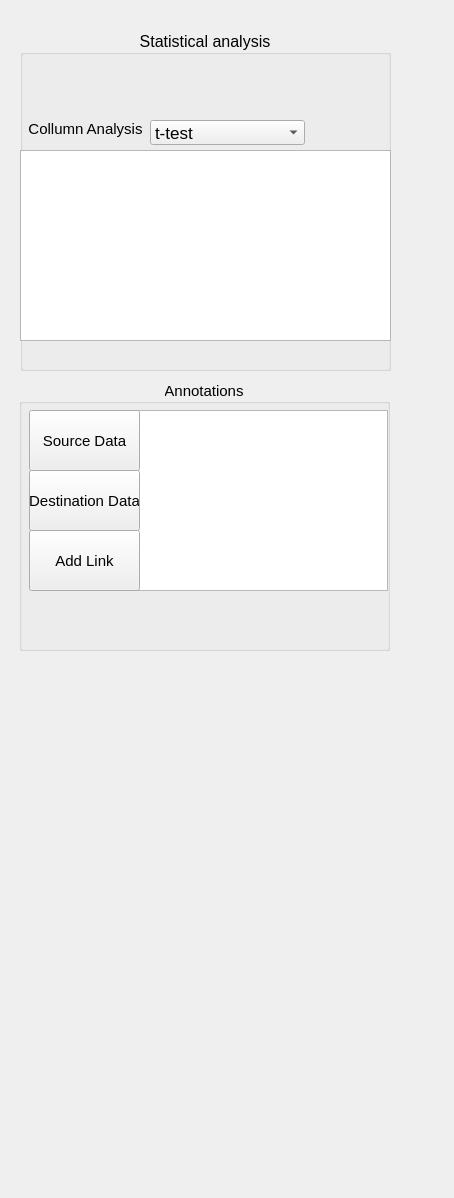
                                   <widget class="QWidget" name="scrollAreaWidgetContents_6">
                                    <property name="geometry">
                                     <rect>
                                      <x>0</x>
                                      <y>0</y>
                                      <width>454</width>
                                      <height>1198</height>
                                     </rect>
                                    </property>
                                    <widget class="QGroupBox" name="Annotations_GroupBox">
                                     <property name="geometry">
                                      <rect>
                                       <x>19</x>
                                       <y>380</y>
                                       <width>371</width>
                                       <height>271</height>
                                      </rect>
                                     </property>
                                     <property name="font">
                                      <font>
                                       <pointsize>11</pointsize>
                                      </font>
                                     </property>
                                     <property name="title">
                                      <string>Annotations</string>
                                     </property>
                                     <property name="alignment">
                                      <set>Qt::AlignCenter</set>
                                     </property>
                                     <widget class="QListView" name="Pg2_Annotatations_listView">
                                      <property name="geometry">
                                       <rect>
                                        <x>118</x>
                                        <y>30</y>
                                        <width>251</width>
                                        <height>181</height>
                                       </rect>
                                      </property>
                                     </widget>
                                     <widget class="QPushButton" name="Source_Data_btn">
                                      <property name="geometry">
                                       <rect>
                                        <x>10</x>
                                        <y>30</y>
                                        <width>111</width>
                                        <height>61</height>
                                       </rect>
                                      </property>
                                      <property name="text">
                                       <string>Source Data</string>
                                      </property>
                                     </widget>
                                     <widget class="QPushButton" name="Destination_Data_btn">
                                      <property name="geometry">
                                       <rect>
                                        <x>10</x>
                                        <y>90</y>
                                        <width>111</width>
                                        <height>61</height>
                                       </rect>
                                      </property>
                                      <property name="text">
                                       <string>Destination Data</string>
                                      </property>
                                     </widget>
                                     <widget class="QPushButton" name="Add_Link_btn">
                                      <property name="geometry">
                                       <rect>
                                        <x>10</x>
                                        <y>150</y>
                                        <width>111</width>
                                        <height>61</height>
                                       </rect>
                                      </property>
                                      <property name="text">
                                       <string>Add Link</string>
                                      </property>
                                     </widget>
                                    </widget>
                                    <widget class="QGroupBox" name="statistical_analysis_groupBox">
                                     <property name="geometry">
                                      <rect>
                                       <x>20</x>
                                       <y>30</y>
                                       <width>371</width>
                                       <height>341</height>
                                      </rect>
                                     </property>
                                     <property name="font">
                                      <font>
                                       <pointsize>12</pointsize>
                                      </font>
                                     </property>
                                     <property name="title">
                                      <string>Statistical analysis</string>
                                     </property>
                                     <property name="alignment">
                                      <set>Qt::AlignCenter</set>
                                     </property>
                                     <widget class="QComboBox" name="statisticalAnalysis_combobox">
                                      <property name="geometry">
                                       <rect>
                                        <x>130</x>
                                        <y>90</y>
                                        <width>155</width>
                                        <height>25</height>
                                       </rect>
                                      </property>
                                      <property name="font">
                                       <font>
                                        <pointsize>13</pointsize>
                                       </font>
                                      </property>
                                      <item>
                                       <property name="text">
                                        <string>t-test</string>
                                       </property>
                                      </item>
                                      <item>
                                       <property name="text">
                                        <string>One-way Anova</string>
                                       </property>
                                      </item>
                                      <item>
                                       <property name="text">
                                        <string>Two-way Anova</string>
                                       </property>
                                      </item>
                                     </widget>
                                     <widget class="QLabel" name="CollumnAnalysis_text">
                                      <property name="geometry">
                                       <rect>
                                        <x>0</x>
                                        <y>90</y>
                                        <width>131</width>
                                        <height>28</height>
                                       </rect>
                                      </property>
                                      <property name="minimumSize">
                                       <size>
                                        <width>0</width>
                                        <height>28</height>
                                       </size>
                                      </property>
                                      <property name="maximumSize">
                                       <size>
                                        <width>16777215</width>
                                        <height>10</height>
                                       </size>
                                      </property>
                                      <property name="font">
                                       <font>
                                        <pointsize>11</pointsize>
                                       </font>
                                      </property>
                                      <property name="text">
                                       <string>Collumn Analysis</string>
                                      </property>
                                      <property name="alignment">
                                       <set>Qt::AlignHCenter|Qt::AlignTop</set>
                                      </property>
                                     </widget>
                                     <widget class="QTextBrowser" name="textBrowser">
                                      <property name="geometry">
                                       <rect>
                                        <x>0</x>
                                        <y>120</y>
                                        <width>371</width>
                                        <height>191</height>
                                       </rect>
                                      </property>
                                     </widget>
                                    </widget>
                                   </widget>
